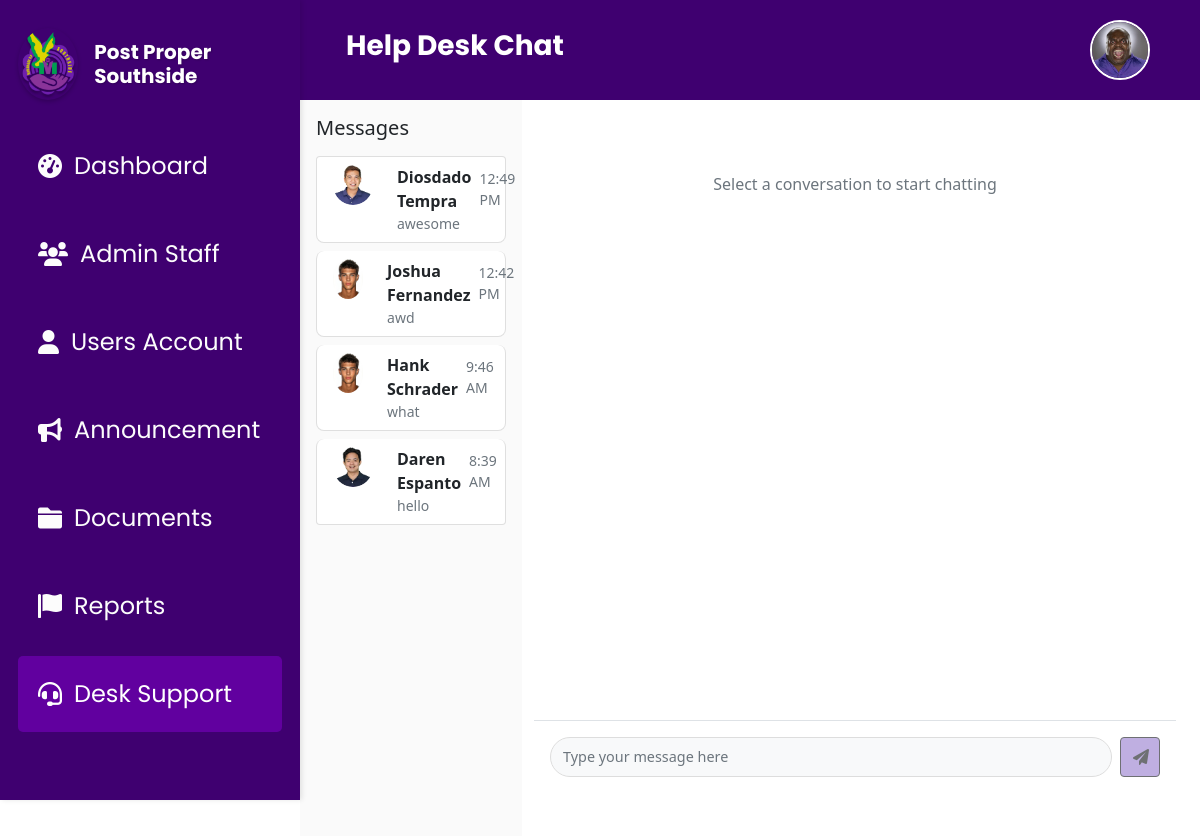
The app's page /desk_support.php (signed in), older data.
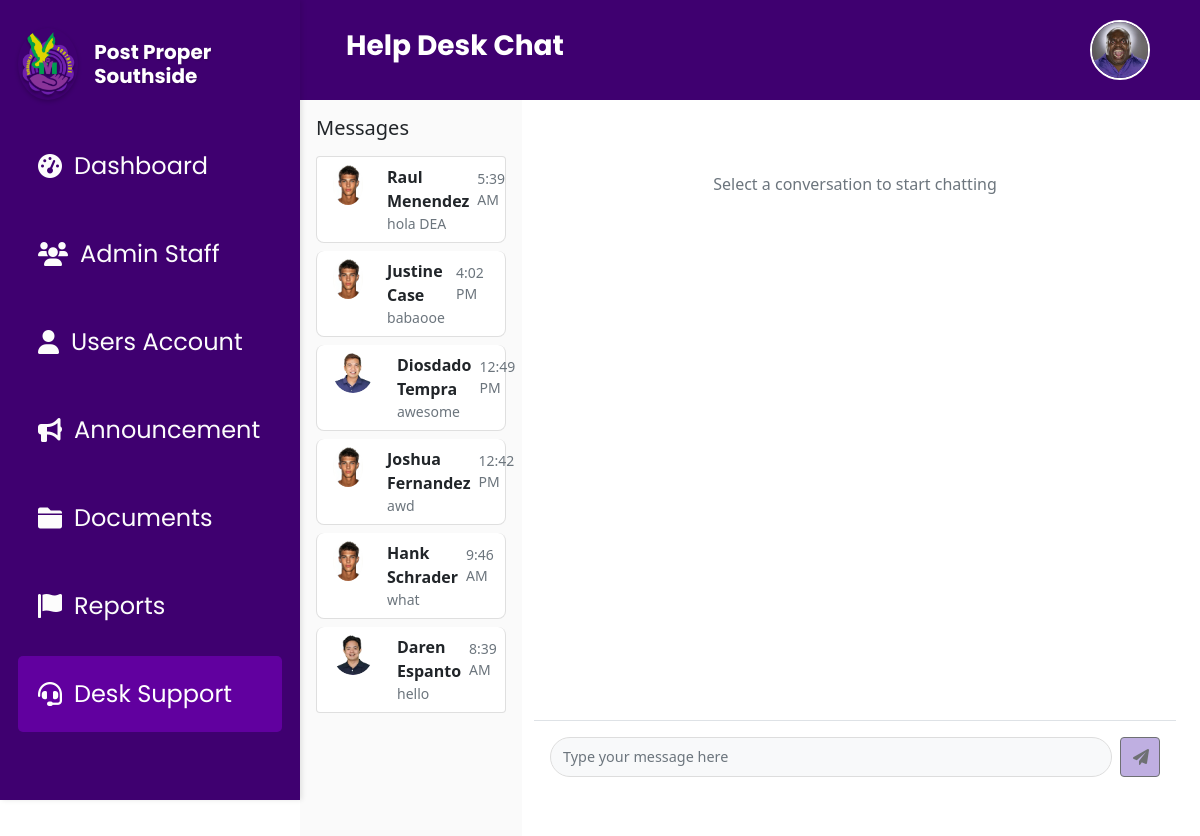
The same page, newer data.
### tables this page shows
CREATE TABLE `user_accounts` (
  `id` int(11) NOT NULL,
  `firstName` varchar(50) NOT NULL,
  `lastName` varchar(50) NOT NULL,
  `username` varchar(50) NOT NULL,
  `age` int(11) DEFAULT NULL,
  `gender` enum('male','female') NOT NULL,
  `adrHouseNo` varchar(10) DEFAULT NULL,
  `adrZone` varchar(20) DEFAULT NULL,
  `adrStreet` varchar(100) DEFAULT NULL,
  `birthday` varchar(255) DEFAULT NULL,
  `password` varchar(255) NOT NULL,
  `user_profile_picture` longtext NOT NULL,
  `last_active` timestamp NULL DEFAULT NULL,
  `full_name` varchar(255) GENERATED ALWAYS AS (concat(`firstName`,' ',`lastName`)) STORED,
  `status` enum('pending','verified','rejected') NOT NULL DEFAULT 'pending',
  `user_valid_id` longtext DEFAULT NULL,
  `user_valid_id_back` longtext DEFAULT NULL
);

### desk_support.php (the view, shortened to what this page needs)
<?php
include 'db.php';
try {
    $query = "SELECT DISTINCT
                u.id,
                u.firstName,
                u.lastName,
                u.user_profile_picture,
                (SELECT m2.message
                 FROM messages m2
                 WHERE (m2.sender_id = u.id OR (m2.is_admin = 1 AND m2.sender_id = u.id))
                 ORDER BY m2.timestamp DESC
                 LIMIT 1) as latest_message,
                (SELECT m3.timestamp
                 FROM messages m3
                 WHERE (m3.sender_id = u.id OR (m3.is_admin = 1 AND m3.sender_id = u.id))
                 ORDER BY m3.timestamp DESC
                 LIMIT 1) as last_message_time
              FROM user_accounts u
              LEFT JOIN messages m ON u.id = m.sender_id
              WHERE EXISTS (
                SELECT 1
                FROM messages m4
                WHERE m4.sender_id = u.id
              )
              GROUP BY u.id
              ORDER BY last_message_time DESC";
    $stmt = $conn->prepare($query);
    $stmt->execute();
    $users_with_messages = $stmt->fetchAll(PDO::FETCH_ASSOC);
} catch (PDOException $e) {
    error_log("Database error: " . $e->getMessage());
    $users_with_messages = [];
}
?>
<!DOCTYPE html>
<html lang="en">
<head>
    <link href="https://cdn.jsdelivr.net/npm/bootstrap@5.3.0/dist/css/bootstrap.min.css" rel="stylesheet">
    <link rel="stylesheet" href="css/DeskSupport.css">
    <link rel="stylesheet" href="css/root.css">
    <link rel="stylesheet" href="https://cdnjs.cloudflare.com/ajax/libs/font-awesome/6.0.0-beta3/css/all.min.css">
</head>
<body>
<?php
    include 'header.php';
    include 'sidebar.php';
?>
<div class="container-fluid" style="margin-left:18rem; max-width: calc(100% - 18rem);">
    <div class="row">
        <div class="col-lg-3 col-md-4 bg-sidebar p-3">
            <h5 class="text-dark mb-3">Messages</h5>
            <div class="list-group" id="userList">
                <?php if (!empty($users_with_messages)): ?>
                    <?php foreach ($users_with_messages as $user): ?>
                        <?php
                            $timestamp = isset($user['last_message_time'])
                                ? date('g:i A', strtotime($user['last_message_time']))
                                : '';
                        ?>
                        <div class="list-group-item list-group-item-action user-chat-item"
                            data-user-id="<?php echo htmlspecialchars($user['id']); ?>"
                            data-user-name="<?php echo htmlspecialchars($user['firstName'] . ' ' . $user['lastName']); ?>">
                            <div class="d-flex w-100">
                                <img src="<?php echo !empty($user['user_profile_picture']) ?
                                    htmlspecialchars($user['user_profile_picture']) : 'assets/profile.jpg'; ?>"
                                    class="rounded-circle me-3" width="40" height="40" alt="User">
                                <div class="flex-grow-1">
                                    <div class="name d-flex justify-content-between align-items-center">
                                        <strong><?php echo htmlspecialchars($user['firstName'] . ' ' . $user['lastName']); ?></strong>
                                        <?php if ($timestamp): ?>
                                            <small class="text-muted"><?php echo $timestamp; ?></small>
                                        <?php endif; ?>
                                    </div>
                                    <p class="text-muted small mb-0 text-truncate">
                                        <?php echo htmlspecialchars($user['latest_message'] ?? 'No messages'); ?>
                                    </p>
                                </div>
                            </div>
                        </div>
                    <?php endforeach; ?>
                <?php else: ?>
                    <div class="text-center text-muted">
                        <p>No messages yet</p>
                    </div>
                <?php endif; ?>
            </div>
        </div>
        <div class="col-lg-9 col-md-8 chat-container" >
            <div id="chat-window" class="chat-window p-4">
                <div class="text-center text-muted mt-5">
                    <p>Select a conversation to start chatting</p>
                </div>
            </div>
            <div class="chat-input d-flex align-items-center p-3 border-top">
                <input type="text" id="messageInput" class="form-control me-2" placeholder="Type your message here" disabled>
                <button id="sendMessageBtn" class="btn btn-purple" disabled>
                    <i class="fas fa-paper-plane"></i>
                </button>
            </div>
        </div>
    </div>
</div>
</body>
</html>

Row changes from the older to the newer data that the page shows:
now on this page (row edited): user_accounts: firstName+lastName "Raul Menendez", timestamp "5:39 AM", latest_message "hola DEA"
now on this page (row edited): user_accounts: firstName+lastName "Justine Case", timestamp "4:02 PM", latest_message "babaooe"
